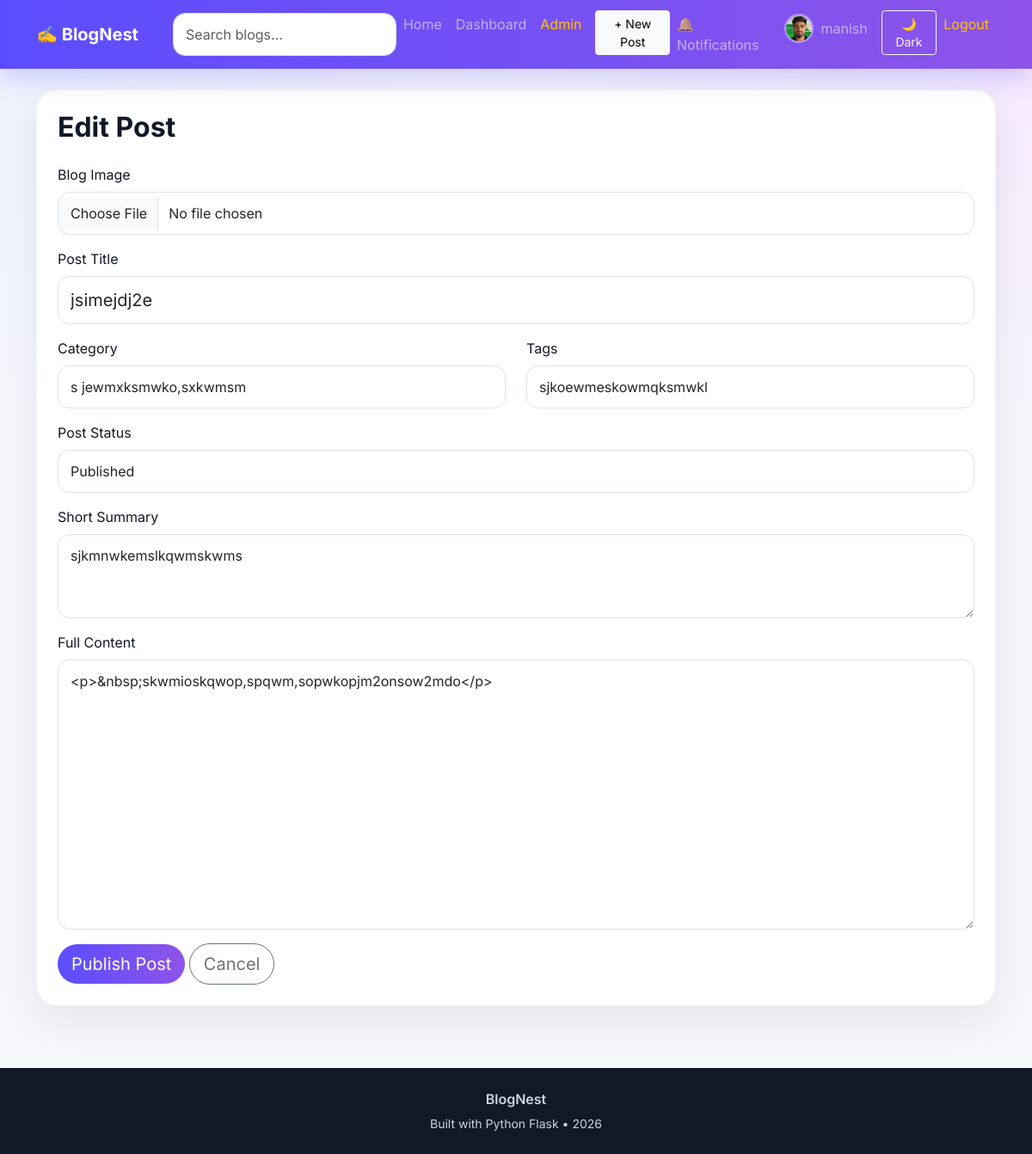
Screenshot of /post/jsimejdj2e/edit (signed in) with the database file from the repository.
### models.py (models this page shows, shortened)
class User(db.Model, UserMixin):
    id = db.Column(db.Integer, primary_key=True)
    username = db.Column(db.String(30), unique=True, nullable=False)
    email = db.Column(db.String(120), unique=True, nullable=False)
    password_hash = db.Column(db.String(255), nullable=False)
    bio = db.Column(db.String(250), default="No bio added yet.")
    profile_image = db.Column(db.String(120), default="default_profile.png")
    is_admin = db.Column(db.Boolean, default=False)
    is_verified = db.Column(db.Boolean, default=False)
    created_at = db.Column(db.DateTime, default=datetime.utcnow)
    posts = db.relationship(
        "Post",
        backref="author",
        lazy=True,
        cascade="all, delete-orphan"
    )
    comments = db.relationship(
        "Comment",
        backref="comment_author",
        lazy=True,
        cascade="all, delete-orphan"
    )
    likes = db.relationship(
        "Like",
        backref="liked_by",
        lazy=True,
        cascade="all, delete-orphan"
    )
    bookmarks = db.relationship(
        "Bookmark",
        backref="saved_by",
        lazy=True,
        cascade="all, delete-orphan"
    )
    notifications = db.relationship(
        "Notification",
        backref="user",
        lazy=True,
        cascade="all, delete-orphan"
    )

class Post(db.Model):
    id = db.Column(db.Integer, primary_key=True)
    title = db.Column(db.String(150), nullable=False)
    slug = db.Column(db.String(180), unique=True, nullable=False)
    image_file = db.Column(db.String(120), default="default_blog.jpg")
    status = db.Column(db.String(20), default="Published")
    category = db.Column(db.String(50), default="General")
    tags = db.Column(db.String(200), default="")
    summary = db.Column(db.String(250), nullable=False)
    content = db.Column(db.Text, nullable=False)
    created_at = db.Column(db.DateTime, default=datetime.utcnow)
    updated_at = db.Column(db.DateTime, default=datetime.utcnow)
    views = db.Column(db.Integer, default=0)
    user_id = db.Column(
        db.Integer,
        db.ForeignKey("user.id"),
        nullable=False
    )
    comments = db.relationship(
        "Comment",
        backref="post",
        lazy=True,
        cascade="all, delete-orphan"
    )
    likes = db.relationship(
        "Like",
        backref="post",
        lazy=True,
        cascade="all, delete-orphan"
    )
    bookmarks = db.relationship(
         "Bookmark",
         backref="post",
         lazy=True,
         cascade="all, delete-orphan"
    )

### app.py (the view, shortened to what this page needs)
@app.route("/post/<slug>/edit", methods=["GET", "POST"])
@login_required
def edit_post(slug):
    post = Post.query.filter_by(slug=slug).first_or_404()
    if post.author != current_user:
        abort(403)
    form = PostForm(obj=post)
    return render_template("post_form.html", form=form, heading="Edit Post")

### forms.py
class PostForm(FlaskForm):
    image = FileField(
        "Blog Image",
        validators=[FileAllowed(["jpg", "jpeg", "png", "webp"])]
    )
    title = StringField(
        "Post Title",
        validators=[DataRequired(), Length(min=5, max=150)]
    )
    category = StringField(
        "Category",
        validators=[DataRequired(), Length(max=50)]
    )
    status = SelectField(
        "Post Status",
        choices=[
            ("Published", "Published"),
            ("Draft", "Draft")
        ]
    )
    tags = StringField(
        "Tags",
        validators=[Length(max=200)]
    )
    summary = TextAreaField(
        "Short Summary",
        validators=[DataRequired(), Length(min=20, max=250)]
    )
    content = TextAreaField(
        "Full Content",
        validators=[DataRequired(), Length(min=50)]
    )
    submit = SubmitField("Publish Post")

### app.py (called while the page is built)
@app.context_processor
def inject_now():
    return {"now": datetime.utcnow()}

@app.context_processor
def inject_notifications():
    if current_user.is_authenticated:
        unread_count = Notification.query.filter_by(
            user_id=current_user.id,
            is_read=False
        ).count()
    else:
        unread_count = 0
    return {"unread_count": unread_count}

### models.py (called while the page is built)
@login_manager.user_loader
def load_user(user_id):
    return User.query.get(int(user_id))

### templates/post_form.html (shortened to what this page needs)
{% extends "base.html" %}
{% block content %}
<div class="editor-card">
    <h2 class="fw-bold mb-4">{{ heading }}</h2>
    <form method="POST" enctype="multipart/form-data">
        <div class="mb-3">
            {{ form.image.label(class="form-label") }}
            {{ form.image(class="form-control") }}
        </div>
        <div class="mb-3">
            {{ form.title.label(class="form-label") }}
            {{ form.title(class="form-control form-control-lg") }}
        </div>
        <div class="row">
            <div class="col-md-6 mb-3">
                {{ form.category.label(class="form-label") }}
                {{ form.category(class="form-control") }}
            </div>
            <div class="col-md-6 mb-3">
                {{ form.tags.label(class="form-label") }}
                {{ form.tags(class="form-control", placeholder="python, flask, web") }}
            </div>
        </div>
        <div class="mb-3">
             {{ form.status.label(class="form-label") }}
             {{ form.status(class="form-control") }}
        </div>
        <div class="mb-3">
            {{ form.summary.label(class="form-label") }}
            {{ form.summary(class="form-control", rows="3") }}
        </div>
        <div class="mb-3">
            {{ form.content.label(class="form-label") }}
            {{ form.content(class="form-control", rows="12") }}
        </div>
        {{ form.submit(class="btn btn-primary btn-lg rounded-pill") }}
        <a href="{{ url_for('dashboard') }}" class="btn btn-outline-secondary btn-lg rounded-pill">
            Cancel
        </a>
    </form>
</div>
{% endblock %}

### templates/base.html (shortened to what this page needs)
<!DOCTYPE html>
<html lang="en">
<head>
    <link href="https://cdn.jsdelivr.net/npm/bootstrap@5.3.3/dist/css/bootstrap.min.css" rel="stylesheet">
    <link href="{{ url_for('static', filename='css/style.css') }}" rel="stylesheet">
</head>
<body>
<nav class="navbar navbar-expand-lg navbar-dark glass-nav sticky-top">
    <div class="container">
        <a class="navbar-brand fw-bold" href="{{ url_for('home') }}">✍️ BlogNest</a>
        <div class="collapse navbar-collapse" id="navMenu">
            <form class="d-flex ms-lg-4 my-3 my-lg-0" action="{{ url_for('home') }}" method="GET">
                <input class="form-control search-box" type="search" name="search" placeholder="Search blogs..." value="{{ search or '' }}">
            </form>
            <ul class="navbar-nav ms-auto">
                <li class="nav-item">
                    <a class="nav-link" href="{{ url_for('home') }}">Home</a>
                </li>
                {% if current_user.is_authenticated %}
                    <li class="nav-item">
                        <a class="nav-link" href="{{ url_for('dashboard') }}">Dashboard</a>
                    </li>
                    {% if current_user.is_admin %}
                        <li class="nav-item">
                            <a class="nav-link text-warning" href="{{ url_for('admin_dashboard') }}">
                                Admin
                            </a>
                        </li>
                    {% endif %}
                    <li class="nav-item">
                        <a class="btn btn-light btn-sm ms-lg-2 mt-1" href="{{ url_for('create_post') }}">+ New Post</a>
                    </li>
                    <li class="nav-item">
                       <a class="nav-link" href="{{ url_for('notifications') }}">
                            🔔 Notifications
                        </a>
                    </li>
                    <li class="nav-item">
                       <a class="nav-link d-flex align-items-center gap-2" href="{{ url_for('profile') }}">
                            <img
                                src="{{ url_for('static', filename='uploads/' + current_user.profile_image) }}"
                                class="nav-profile-img"
                            >
                            <span>{{ current_user.username }}</span>
                        </a>
                    </li>
                    <li class="nav-item">
                        <button id="themeToggle" class="btn btn-sm btn-outline-light ms-lg-2 mt-1">
                             🌙 Dark
                        </button>
                    </li>
                    <li class="nav-item">
                        <a class="nav-link text-warning" href="{{ url_for('logout') }}">Logout</a>
                    </li>
                {% endif %}
            </ul>
        </div>
    </div>
</nav>
<main>
    <div class="container py-4">
        {% block content %}{% endblock %}
    </div>
</main>
<footer class="footer mt-5">
    <div class="container text-center py-4">
        <p class="mb-1 fw-semibold">BlogNest</p>
        <small>Built with Python Flask • {{ now.year }}</small>
    </div>
</footer>
</body>
</html>

### static/css/style.css (style rules this page uses)
:root { --primary: #5b4dff; --secondary: #8e54e9; --dark: #111827; --muted: #6b7280; --bg: #f6f7fb; --card: #ffffff; }
* { font-family: 'Inter', sans-serif; }
body { background: radial-gradient(circle at top left, #eef2ff, transparent 30%), radial-gradient(circle at top right, #f5e8ff, transparent 30%), var(--bg); color: var(--dark); }
a { text-decoration: none; }
.glass-nav { background: linear-gradient(90deg, var(--primary), var(--secondary)); box-shadow: 0 10px 30px rgba(91, 77, 255, 0.25); }
.search-box { min-width: 260px; border-radius: 999px; border: none; }
.post-card, .sidebar-card, .auth-card, .editor-card, .article-card, .comments-section, .profile-card, .dashboard-table, .stat-card { background: var(--card); border-radius: 24px; padding: 24px; box-shadow: 0 15px 45px rgba(17, 24, 39, 0.08); border: 1px solid rgba(17, 24, 39, 0.05); }
.form-control { border-radius: 14px; padding: 12px 14px; border: 1px solid #dce1ea; }
.btn-primary { background: linear-gradient(90deg, var(--primary), var(--secondary)); border: none; }
.footer { background: #111827; color: #cbd5e1; }
.nav-profile-img { width: 34px; height: 34px; border-radius: 50%; object-fit: cover; border: 2px solid rgba(255,255,255,0.4); }

### rows the page displays
User: profile_image (placeholder picture), username "manish"
Post: title "jsimejdj2e", category "s jewmxksmwko,sxkwmsm", tags "sjkoewmeskowmqksmwkl", status "Published", summary "sjkmnwkemslkqwmskwms", content "<p>&nbsp;skwmioskqwop,spqwm,sopwkopjm2onsow2mdo</p>"

### other values shown
{{ heading }} "Edit Post"
